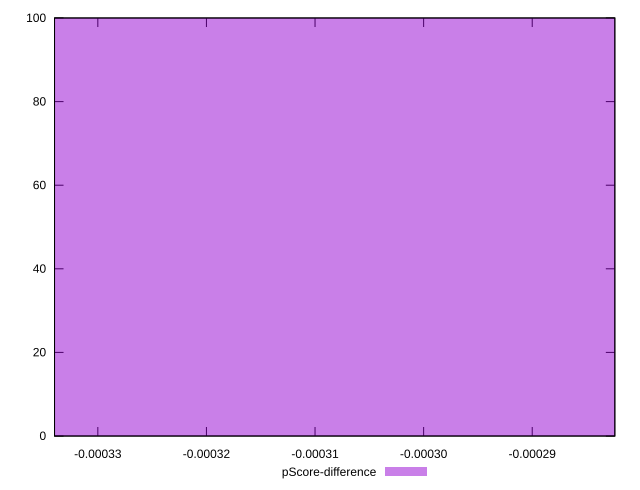

The gnuplot source for this figure:
reset

$pScoreDifference <<EOF
0 100
EOF

set key outside below
set boxwidth 0.1
set xrange [-0.00033398768412262747:-0.00028239403828367315]
set yrange [0:100]
set trange [0:100]
set style fill transparent solid 0.5 noborder
set terminal svg size 640, 490 enhanced background rgb 'white'
set output "report_00009_2021-02-08T22-37-41.559Z/uses-long-cache-ttl/samples/pages+cached+noadtech+nomedia/pScore-difference/histogram.svg"

plot $pScoreDifference title "pScore-difference" with boxes

reset
